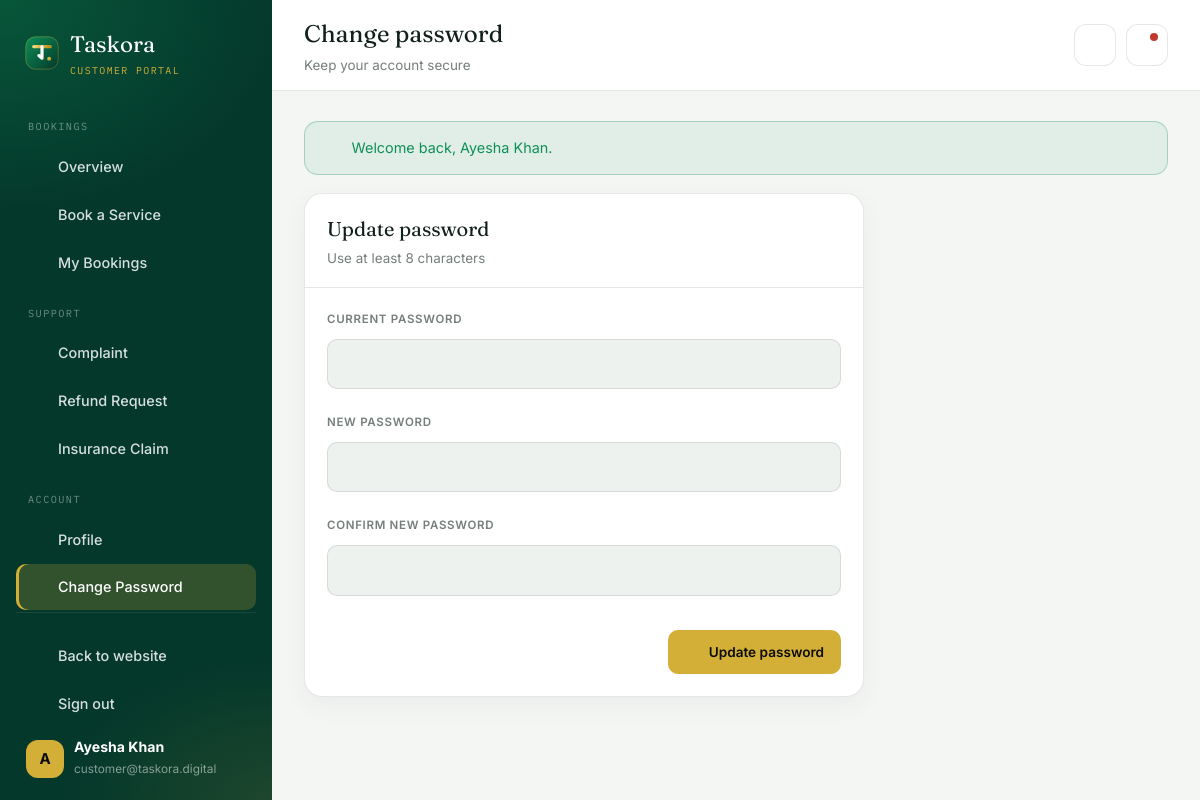
The app's page /account/password.php (signed in) with its own data.
### tables this page shows
CREATE TABLE `users` (
  `id` int(10) unsigned NOT NULL AUTO_INCREMENT,
  `role` enum('customer','provider') NOT NULL DEFAULT 'customer',
  `name` varchar(150) NOT NULL,
  `email` varchar(191) NOT NULL,
  `phone` varchar(40) DEFAULT NULL,
  `cnic` varchar(20) DEFAULT NULL,
  `city` varchar(80) DEFAULT NULL,
  `password` varchar(255) NOT NULL,
  `category` varchar(150) DEFAULT NULL,
  `subcategory` varchar(150) DEFAULT NULL,
  `experience` int(11) DEFAULT NULL,
  `service_areas` varchar(255) DEFAULT NULL,
  `qualifications` text,
  `status` enum('pending','active','suspended') NOT NULL DEFAULT 'active',
  `created_at` timestamp NOT NULL DEFAULT CURRENT_TIMESTAMP,
  PRIMARY KEY (`id`),
  UNIQUE KEY `email` (`email`)
);

### includes/bootstrap.php (called while the page is built, shortened)
<?php
function base_url($path = '')
{
    static $base = null;
    if ($base === null) {
        if (BASE_URL_OVERRIDE !== '') {
            $base = rtrim(BASE_URL_OVERRIDE, '/');
        } else {
            $root = str_replace('\\', '/', realpath($_SERVER['DOCUMENT_ROOT'] ?? ''));
            $app  = str_replace('\\', '/', realpath(dirname(__DIR__)));
            $base = ($root && stripos($app, $root) === 0) ? substr($app, strlen($root)) : '';
            $base = '/' . trim($base, '/');
            if ($base === '/') $base = '';
        }
    }
    return $base . '/' . ltrim($path, '/');
}
function db()
{
    static $pdo = null;
    if ($pdo === null) {
        try {
            $pdo = new PDO(
                'mysql:host=' . DB_HOST . ';port=' . DB_PORT . ';dbname=' . DB_NAME . ';charset=utf8mb4',
                DB_USER,
                DB_PASS,
                [
                    PDO::ATTR_ERRMODE            => PDO::ERRMODE_EXCEPTION,
                    PDO::ATTR_DEFAULT_FETCH_MODE => PDO::FETCH_ASSOC,
                    PDO::ATTR_EMULATE_PREPARES   => false,
                ]
            );
        } catch (PDOException $ex) {
            http_response_code(500);
            echo '<div style="font-family:sans-serif;max-width:640px;margin:80px auto;padding:32px;border:1px solid #d4af37;border-radius:14px">'
               . '<h2 style="color:#04382b">Database connection failed</h2>'
               . '<p>Start MySQL in the XAMPP Control Panel and import <code>database.sql</code> into a database named <b>' . DB_NAME . '</b> '
               . '(or open <a href="' . base_url('install.php') . '">install.php</a>).</p>'
               . (APP_DEBUG ? '<pre style="white-space:pre-wrap;color:#b42318">' . htmlspecialchars($ex->getMessage()) . '</pre>' : '')
               . '</div>';
            exit;
        }
    }
    return $pdo;
}
function q($sql, $params = [])
{
    $st = db()->prepare($sql);
    $st->execute($params);
    return $st;
}
function row($sql, $params = [])  { $r = q($sql, $params)->fetch(); return $r ?: null; }
function rows($sql, $params = []) { return q($sql, $params)->fetchAll(); }
function val($sql, $params = [])  { $v = q($sql, $params)->fetchColumn(); return $v === false ? null : $v; }
function e($s) { return htmlspecialchars((string)$s, ENT_QUOTES, 'UTF-8'); }
function setting($key, $default = '')
{
    static $cache = null;
    if ($cache === null) {
        $cache = [];
        foreach (rows('SELECT skey, svalue FROM settings') as $r) $cache[$r['skey']] = $r['svalue'];
    }
    return (isset($cache[$key]) && $cache[$key] !== '') ? $cache[$key] : $default;
}
function flash($type = null, $msg = null)
{
    $f = $_SESSION['flash'] ?? [];
    return $f;
}
function current_user()
{
    static $u = false;
    if ($u === false) {
        $u = !empty($_SESSION['uid']) ? row('SELECT * FROM users WHERE id = ?', [$_SESSION['uid']]) : null;
    }
    return $u;
}
function require_user($role = null)
{
    $u = current_user();
    return $u;
}
require_once __DIR__ . '/icons.php';
require_once __DIR__ . '/layout.php';

### account/_layout.php (the view, shortened to what this page needs)
<?php
require_once dirname(__DIR__) . '/includes/bootstrap.php';
function portal_nav($u)
{
    $unread = (int)val('SELECT COUNT(*) FROM notifications WHERE user_id = ? AND is_read = 0', [$u['id']]);
    return [
        'Bookings' => [
            ['index.php', 'Overview', 'grid'],
            ['services.php', 'Book a Service', 'plus'],
            ['bookings.php', 'My Bookings', 'list'],
        ],
        'Support' => [
            ['../forms.php?type=complaint', 'Complaint', 'doc'],
            ['../forms.php?type=refund', 'Refund Request', 'wallet'],
            ['../forms.php?type=insurance', 'Insurance Claim', 'shield'],
        ],
        'Account' => [
            ['profile.php', 'Profile', 'user'],
            ['password.php', 'Change Password', 'lock'],
        ],
    ];
}
function portal_start($title, $subtitle = '')
{
    $u = current_user();
    $cur = basename($_SERVER['SCRIPT_NAME']);
    $notifs = rows('SELECT * FROM notifications WHERE user_id = ? ORDER BY id DESC LIMIT 12', [$u['id']]);
    $unread = 0; foreach ($notifs as $n) if (!$n['is_read']) $unread++;
    render_head($title . ' | ' . setting('site_name'), '', ['body' => 'db', 'css' => ['css/dashboard.css']]);
    ?>
<div class="db-shell">
  <aside class="db-side" id="dbSide">
    <a class="db-brand" href="<?= e(base_url('index.php')) ?>"><?= logo_mark(36) ?><div><?= e(setting('site_name', 'Taskora')) ?><small><?= $u['role'] === 'provider' ? 'Provider' : 'Customer' ?> portal</small></div></a>
    <?php foreach (portal_nav($u) as $group => $links): ?>
      <div class="db-group"><?= e($group) ?></div>
      <?php foreach ($links as $l): ?>
        <a class="db-link<?= $cur === basename($l[0]) ? ' active' : '' ?>" href="<?= e($l[0]) ?>"><?= icon($l[2]) ?><?= e($l[1]) ?><?php if (!empty($l[3])): ?><span class="count"><?= (int)$l[3] ?></span><?php endif; ?></a>
      <?php endforeach; ?>
    <?php endforeach; ?>
    <div class="db-side-foot">
      <a class="db-link" href="<?= e(base_url('index.php')) ?>"><?= icon('home') ?>Back to website</a>
      <a class="db-link" href="logout.php"><?= icon('logout') ?>Sign out</a>
      <div class="db-me"><span class="db-ava"><?= e(strtoupper(substr($u['name'], 0, 1))) ?></span><div><strong><?= e($u['name']) ?></strong><small><?= e($u['email']) ?></small></div></div>
    </div>
  </aside>
  <div class="db-main">
    <header class="db-top">
      <div><h1><?= e($title) ?></h1><?php if ($subtitle): ?><p><?= e($subtitle) ?></p><?php endif; ?></div>
      <div class="db-top-actions">
        <button class="db-icon-btn" id="themeBtn" aria-label="Toggle theme"><?= icon('moon') ?></button>
        <div class="notif-wrap">
          <button class="db-icon-btn" id="notifBtn" aria-label="Notifications"><?= icon('bell') ?><?php if ($unread): ?><span class="dotn"></span><?php endif; ?></button>
        </div>
      </div>
    </header>
    <main class="db-content">
      <?php foreach (flash() as $f): ?>
        <div class="alert alert-<?= e($f['type']) ?>"><?= icon($f['type'] === 'error' ? 'x' : 'check-circle') ?><span><?= e($f['msg']) ?></span></div>
      <?php endforeach; ?>
<?php
}
function portal_end()
{
    ?>
    </main>
  </div>
</div>
</body></html>
<?php
}

### assets/css/dashboard.css (style rules this page uses)
:root { --db-sidebar-w: 272px; --db-bg: #f4f6f4; --db-surface: #fff; --db-surface-2: #eef2ef; --db-sidebar: #04382b; --db-text: #12201a; --db-muted: #12201a94; --db-border: #0b0d0c1a; --db-shadow: 0 8px 24px #04382b0d; --db-topbar: #ffffffeb; }
body.db { background: var(--db-bg); color: var(--db-text); min-height: 100vh; font-size: 15px; }
.db-shell { display: grid; grid-template-columns: var(--db-sidebar-w) 1fr; min-height: 100vh; }
.db-side { position: sticky; top: 0; height: 100vh; background: var(--db-sidebar); color: #ffffffd6; display: flex; flex-direction: column; padding: 22px 16px; overflow-y: auto; z-index: 30; }
.db-side::before { content: ""; position: absolute; inset: 0; pointer-events: none; background: radial-gradient(400px 300px at 0% 0%, rgba(14,143,87,.35), transparent 70%), radial-gradient(300px 200px at 100% 100%, rgba(212,175,55,.12), transparent 70%); }
.db-side > * { position: relative; }
.db-brand { display: flex; align-items: center; gap: 10px; padding: 4px 8px 22px; color: #fff; font-family: var(--f-display); font-size: 1.4rem; }
.db-brand small { display: block; font-family: var(--f-mono); font-size: .62rem; letter-spacing: .14em; color: var(--gold); text-transform: uppercase; }
.db-group { font-family: var(--f-mono); font-size: .64rem; letter-spacing: .14em; text-transform: uppercase; color: #ffffff6b; padding: 18px 12px 8px; }
.db-link { display: flex; align-items: center; gap: 12px; padding: 11px 12px; border-radius: 10px; color: #ffffffd6; font-size: .9rem; font-weight: 500; transition: background .25s, color .25s, transform .3s var(--ease); margin-bottom: 2px; }
.db-link.active { background: rgba(212,175,55,.22); color: #fff; box-shadow: inset 3px 0 0 var(--gold); }
.db-side-foot { margin-top: auto; padding-top: 20px; border-top: 1px solid #ffffff14; }
.db-me { display: flex; align-items: center; gap: 10px; padding: 10px; }
.db-ava { width: 38px; height: 38px; border-radius: 12px; background: var(--gold); color: var(--black); display: grid; place-items: center; font-weight: 700; flex-shrink: 0; }
.db-me strong { display: block; font-size: .88rem; color: #fff; line-height: 1.2; }
.db-me small { color: #ffffff80; font-size: .74rem; }
.db-main { min-width: 0; display: flex; flex-direction: column; }
.db-top { position: sticky; top: 0; z-index: 20; background: var(--db-topbar); backdrop-filter: blur(14px); -webkit-backdrop-filter: blur(14px); border-bottom: 1px solid var(--db-border); padding: 14px 32px; display: flex; align-items: center; gap: 16px; }
.db-top h1 { margin: 0; font-family: var(--f-display); font-weight: 400; font-size: 1.5rem; }
.db-top p { margin: 0; color: var(--db-muted); font-size: .84rem; }
.db-top-actions { margin-left: auto; display: flex; align-items: center; gap: 10px; }
.db-icon-btn { position: relative; width: 42px; height: 42px; border-radius: 12px; border: 1px solid var(--db-border); background: var(--db-surface); color: var(--db-text); display: grid; place-items: center; cursor: pointer; transition: all .3s; }
.db-icon-btn .dotn { position: absolute; top: 8px; right: 9px; width: 8px; height: 8px; border-radius: 50%; background: #c0392b; box-shadow: 0 0 0 2px var(--db-surface); }
.db-content { padding: 30px 32px 60px; flex: 1; }
.db-content > * { animation: dbIn .6s var(--ease) both; }
.notif-wrap { position: relative; }
.alert { display: flex; gap: 12px; align-items: flex-start; padding: 14px 18px; border-radius: 14px; margin-bottom: 18px; font-size: .9rem; border: 1px solid; }
.alert-success { background: rgba(14,143,87,.08); border-color: rgba(14,143,87,.3); color: var(--green); }

### records on screen
users: name "A", name "Ayesha Khan", email "customer@taskora.digital"

### other values on screen
setting('site_name', 'Taskora') "Taskora"
$group "BOOKINGS"
$l[1] "Overview"
$l[1] "Book a Service"
$l[1] "My Bookings"
$group "SUPPORT"
$l[1] "Complaint"
$l[1] "Refund Request"
$l[1] "Insurance Claim"
$group "ACCOUNT"
$l[1] "Profile"
$l[1] "Change Password"
$title "Change password"
$subtitle "Keep your account secure"
$f['msg'] "Welcome back, Ayesha Khan."
